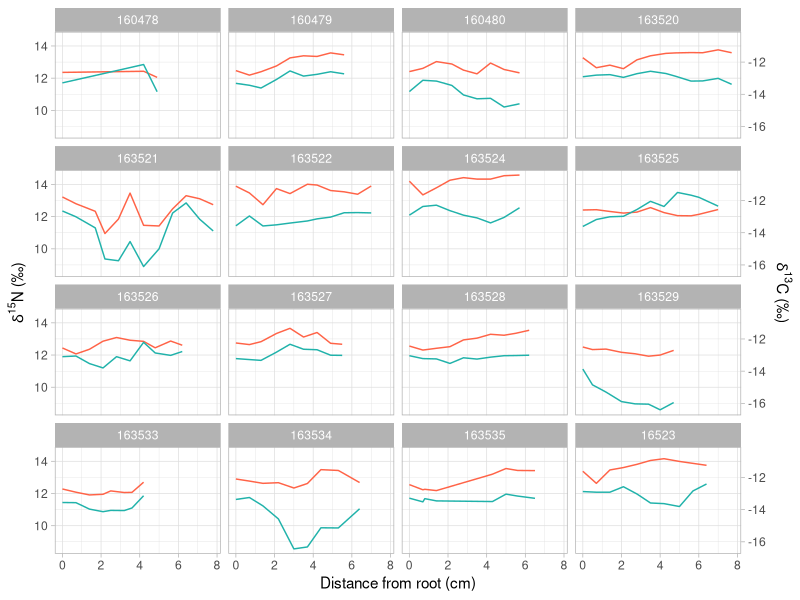
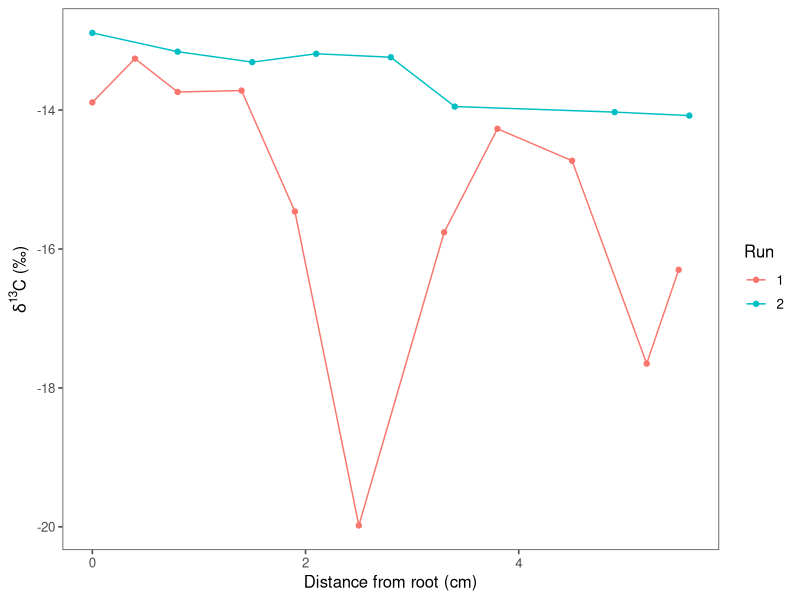
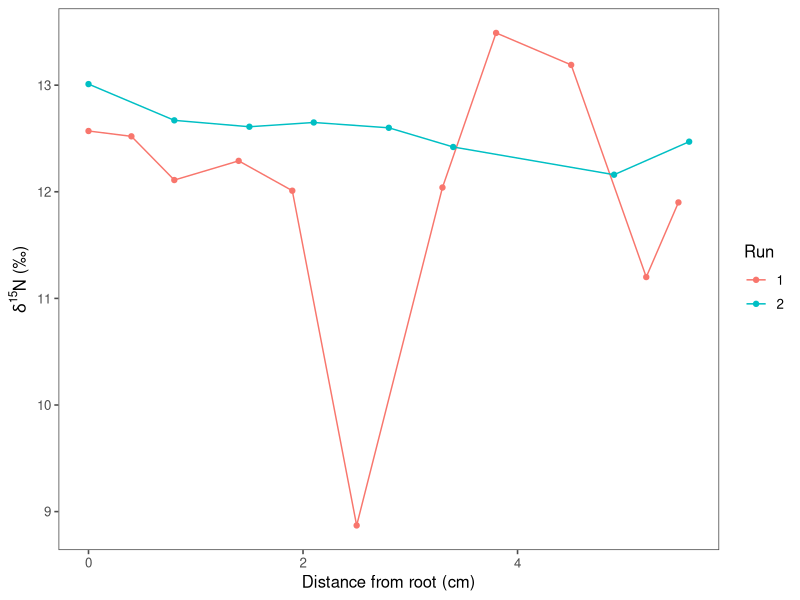
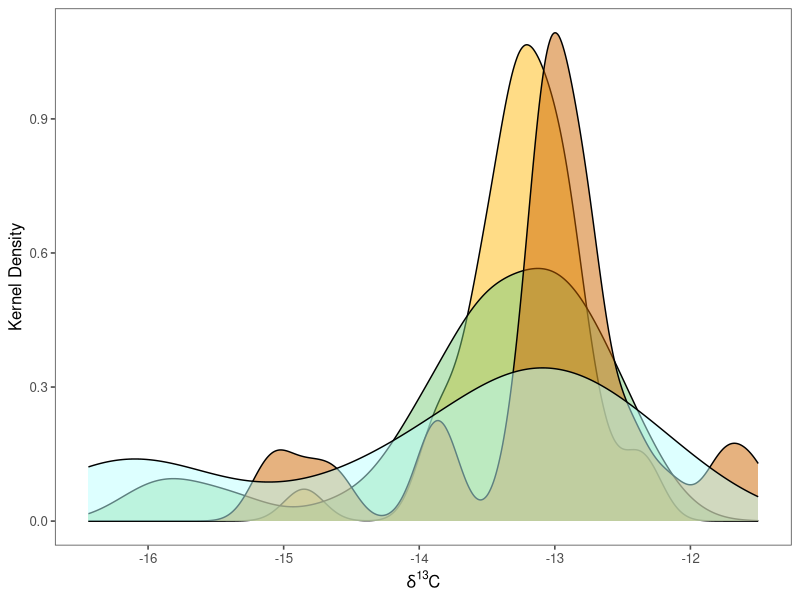
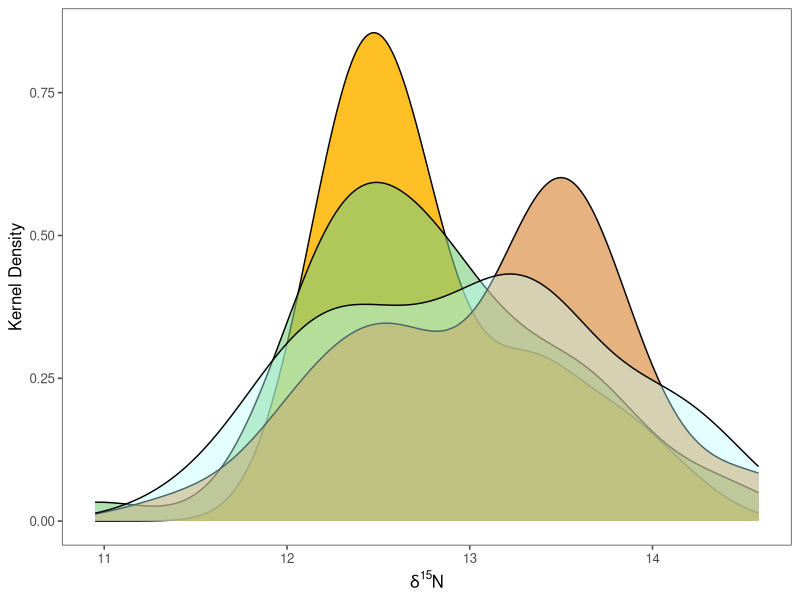
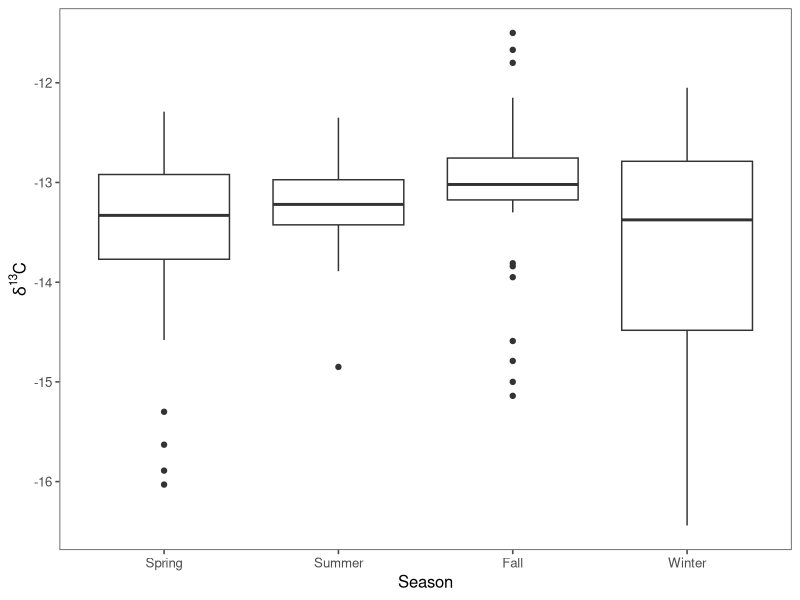
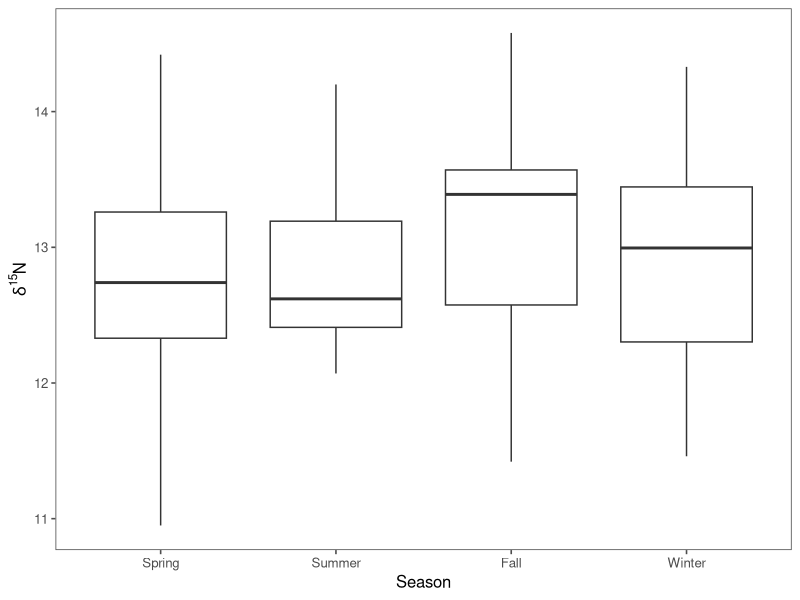
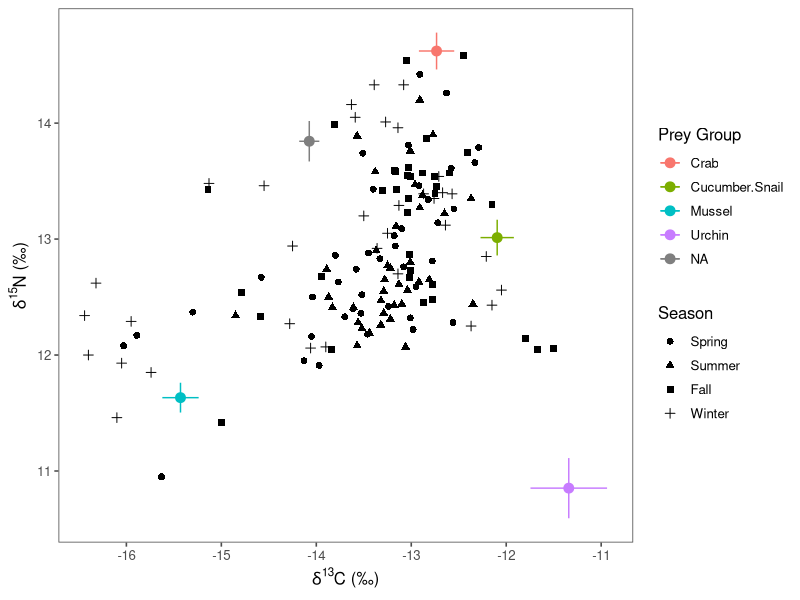

These figures' R source, in order:
## ---- chunk 1
knitr::opts_chunk$set(echo = TRUE)
## ---- chunk 2
library(ggplot2)
library(dplyr)
library(ggthemes)
library(scales)

#load whisker data
whisker <- read.csv("whiskers.csv")
whisker$OtterID<-as.character(whisker$OtterID)
oddotter <- read.csv("oddotter.csv")
oddotter$OtterID<-as.factor(oddotter$OtterID)
oddotter$Run<-as.factor(oddotter$Run)



#load prey data
si.prey <- read.csv("sifinal.csv")
## ---- chunk 3
whisker<- filter(whisker, OtterID != "163532")

whisker$Season<-factor(whisker$Season , levels=c("Spring", "Summer", "Fall", "Winter"))
## ---- chunk 4
ggplot(data=whisker) +
  geom_line(aes(x=distance, y=N), colour="tomato") +
  geom_line(aes(x=distance, y=C+25), colour="lightseagreen") +
  labs(x= "Distance from root (cm)", 
       y=expression(paste(delta^15, "N (\u2030)" )), 
       colour = "Isotope")  +
  scale_y_continuous(sec.axis = sec_axis(~.-25, 
       name = expression(paste(delta^13, "C (\u2030)" )))) +
  facet_wrap(vars(OtterID), nrow=5) +
  theme_light()
## ---- chunk 5
ggplot(data=oddotter, aes(x=distance, y=C, colour=Run)) +
  geom_line() +
  geom_point() +
  labs(x= "Distance from root (cm)", 
       y=expression(paste(delta^13, "C (\u2030)" )))  +
  theme_few()

## ---- chunk 6
ggplot(data=oddotter, aes(x=distance, y=N, colour=Run)) +
  geom_line() +
  geom_point() +
  labs(x= "Distance from root (cm)", 
       y=expression(paste(delta^15, "N (\u2030)" )))  +
  theme_few()
## ---- chunk 7
ggplot() +   
  theme_few() +
  geom_density(data=filter(whisker, Season == "Summer"), 
                 aes(x=C), alpha=.5, fill= "darkgoldenrod1") +
  geom_density(data=filter(whisker, Season == "Spring"), 
                 aes(x=C), alpha=.5, fill= "palegreen3") +
  geom_density(data=filter(whisker, Season == "Fall"), 
                 aes(x=C), alpha=.5, fill= "darkorange3") +
  geom_density(data=filter(whisker, Season == "Winter"), 
                 aes(x=C), alpha=.5, fill = "paleturquoise1") +
  labs(x=expression(paste(delta^13, "C" )), y="Kernel Density") 

## ---- chunk 8
ggplot() +   
  theme_few() +
  geom_density(data=filter(whisker, Season == "Summer"), 
               aes(x=N), alpha=.9, fill= "darkgoldenrod1") +
  geom_density(data=filter(whisker, Season == "Spring"), 
               aes(x=N), alpha=.6, fill= "palegreen3") +
  geom_density(data=filter(whisker, Season == "Fall"), 
               aes(x=N), alpha=.5, fill= "darkorange3") +
  geom_density(data=filter(whisker, Season == "Winter"), 
               aes(x=N), alpha=.4, fill = "paleturquoise1") +
  labs(x=expression(paste(delta^15, "N" )), y="Kernel Density") 
## ---- chunk 9
ggplot(data=whisker) +
  geom_boxplot(aes(x=Season, y=C)) +
  labs(y=expression(paste(delta^13, "C" ))) +
  theme_few()
## ---- chunk 10
ggplot(data=whisker) +
  geom_boxplot(aes(x=Season, y=N)) +
  labs(y=expression(paste(delta^15, "N" ))) +
  theme_few()
## ---- chunk 11
cseason.aov <- aov(C~Season, data = whisker)
summary(cseason.aov)

nseason.aov <- aov(N~Season, data = whisker)
summary(nseason.aov)
## ---- chunk 12
pairwise.t.test(x=whisker$C, g=whisker$Season, p.adj="none")
pairwise.t.test(x=whisker$N, g=whisker$Season, p.adj="none")
## ---- chunk 13
pairwise.t.test(x=whisker$C, g=whisker$Season, p.adj="bonferroni")
pairwise.t.test(x=whisker$N, g=whisker$Season, p.adj="bonferroni")
## ---- chunk 14
pairwise.t.test(x=whisker$C, g=whisker$Season, p.adj="holm")
pairwise.t.test(x=whisker$N, g=whisker$Season, p.adj="holm")
## ---- chunk 15
TukeyHSD(aov(C~Season, data=whisker))
TukeyHSD(aov(N~Season, data=whisker))
## ---- chunk 16
si.mean <-si.prey %>%
  group_by(PreyCat) %>% 
  summarise(Cmean=mean(Cnorm), Nmean=mean(N), Csd=sd(Cnorm), Nsd=sd(N), 
            Cse=sd(Cnorm)/sqrt(length(Cnorm)), Nse=sd(N)/sqrt(length(N)))
si.mean<-si.mean[-1,] #removing blank
si.mean<-si.mean[-6,] #removing stars

si.mean$Ctdf<-si.mean$Cmean+2
si.mean$Ntdf<-si.mean$Nmean+2.8
## ---- chunk 17
ggplot() +
  geom_point(data= si.mean, aes(x=Ctdf, y=Ntdf, color=PreyCat), size=3) +
  labs(x=expression(paste(delta^13, "C (\u2030)")), 
       y=expression(paste(delta^15, "N (\u2030)" )))  +
  scale_color_discrete(name  ="Prey Group") +
  geom_errorbar(data= si.mean, aes(x=Ctdf, y=Ntdf, ymin = Ntdf-Nse, ymax = Ntdf+Nse,
                                   color= PreyCat), width=0) + 
  geom_errorbarh(data= si.mean, aes(x=Ctdf, y=Ntdf, xmin = Ctdf-Cse,xmax = Ctdf+Cse,
                                    color= PreyCat), height=0) +
  geom_point(data=whisker, aes(x=C, y=N, shape=Season), size=2)+
  theme_few()
## ---- chunk 18
ggplot() +
  geom_point(data= si.mean, aes(x=Ctdf, y=Ntdf, shape=PreyCat), size =4) +
  scale_shape_manual(values=c(6, 4, 16, 17, 18, 8, 9), name="Prey Group")+
  labs(x=expression(paste(delta^13, "C (\u2030)")), 
       y=expression(paste(delta^15, "N (\u2030)" )))  +
  geom_errorbar(data= si.mean, aes(x=Ctdf, y=Ntdf, ymin = Ntdf-Nse, ymax = Ntdf+Nse,
                                   shape= PreyCat), width=0) + 
  geom_errorbarh(data= si.mean, aes(x=Ctdf, y=Ntdf, xmin = Ctdf-Cse,xmax = Ctdf+Cse,
                                    shape= PreyCat), height=0) +
  geom_point(data=whisker, aes(x=C, y=N, color=Season), size=2)+
  scale_color_grey()+
  theme_few()
## ---- chunk 19
ggplot() +
  geom_point(data= si.mean, aes(x=Ctdf, y=Ntdf, color=PreyCat), size=3) +
  labs(x=expression(paste(delta^13, "C (\u2030)")), 
       y=expression(paste(delta^15, "N (\u2030)" )))  +
  scale_color_discrete(name  ="Prey Group") +
  geom_errorbar(data= si.mean, aes(x=Ctdf, y=Ntdf, ymin = Ntdf-Nsd, ymax = Ntdf+Nsd,
                                   color= PreyCat), width=0) + 
  geom_errorbarh(data= si.mean, aes(x=Ctdf, y=Ntdf, xmin = Ctdf-Csd,xmax = Ctdf+Csd,
                                    color= PreyCat), height=0) +
  geom_point(data=whisker, aes(x=C, y=N, shape=Season), size=2)+
  theme_few()
## ---- chunk 20
#load prey data
mix.mod <- read.csv("mix_season.csv")

mix.mod$Season<-factor(mix.mod$Season , levels=c("Spring", "Summer", "Fall", "Winter"))

## ---- chunk 21
ggplot(aes(y = Mean, x = Season), data = mix.mod) +
  theme_bw() +
  geom_point(aes(color=Season), size =4) +
  geom_errorbar(aes(ymin = Mean-SD,ymax = Mean+SD), width=.5) +
  scale_y_continuous(labels = percent_format(accuracy = 1)) +
  ylab("Diet proportion") + theme(legend.position = "none") +
  facet_wrap(vars(PreyCat), nrow = 2)
## ---- chunk 22

